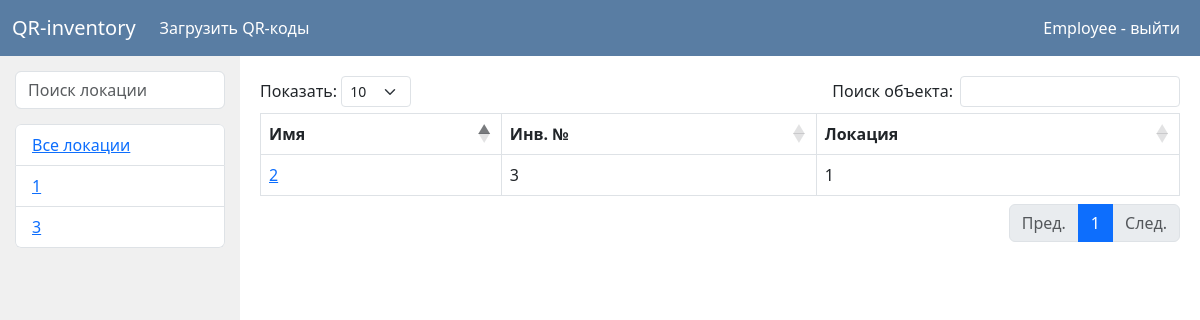
The page /1 (signed in) on the database its author committed.
### data/users.py (models this page shows, shortened)
class User(SqlAlchemyBase, UserMixin, SerializerMixin):
    __tablename__ = 'users'
    id = sqlalchemy.Column(sqlalchemy.Integer,
                           primary_key=True, autoincrement=True)
    name = sqlalchemy.Column(sqlalchemy.String)
    email = sqlalchemy.Column(sqlalchemy.String,
                              index=True, unique=True, nullable=True)
    hashed_password = sqlalchemy.Column(sqlalchemy.String, nullable=True)
    role = sqlalchemy.Column(sqlalchemy.Integer, sqlalchemy.ForeignKey('roles.id'))
    def is_admin(self):
        if str(self.role) == '1':
            return True
        return False

### data/places.py (models this page shows)
class Place(SqlAlchemyBase, SerializerMixin):
    __tablename__ = 'places'
    id = sqlalchemy.Column(sqlalchemy.Integer,
                           primary_key=True, autoincrement=True)
    text = sqlalchemy.Column(sqlalchemy.String)

### data/objects.py (models this page shows, shortened)
class Object(SqlAlchemyBase, SerializerMixin):
    __tablename__ = 'objects'
    id = sqlalchemy.Column(sqlalchemy.Integer,
                           primary_key=True, autoincrement=True)
    name = sqlalchemy.Column(sqlalchemy.String, nullable=True)
    serial_number = sqlalchemy.Column(sqlalchemy.String, nullable=True)
    obj_place = sqlalchemy.Column(sqlalchemy.Integer, sqlalchemy.ForeignKey('places.id'),
                                  nullable=True)
    responsible_id = sqlalchemy.Column(sqlalchemy.Integer, sqlalchemy.ForeignKey('users.id'),
                                  nullable=True)
    checked = sqlalchemy.Column(sqlalchemy.Integer, nullable=True, default=1)

### front/user_pages.py (the view)
@app.route('/<int:id>')
@login_required
def place_objects(id):
    if current_user.is_admin():
        return redirect('/admin')
    db_sess = db_session.create_session()
    places = db_sess.query(Place)
    user_places = set()
    for obj in db_sess.query(Object).filter(Object.responsible_id == current_user.id):
        if places.get(obj.obj_place):
            user_places.add(places.get(obj.obj_place).id)
    user_places = places.filter(Place.id.in_(list(user_places)))
    objects = db_sess.query(Object).filter(Object.obj_place == id, Object.responsible_id == current_user.id)
    return render_template("user/main_page.html",user_places=user_places, objects=objects, places=places, title='QR-inventory')

### data/db_session.py (called while the page is built)
def create_session() -> Session:
    global __factory
    return __factory()

### flask_app.py (called while the page is built)
@login_manager.user_loader
def load_user(user_id):
    return db_sess.query(User).get(user_id)

### templates/user/main_page.html (shortened to what this page needs)
{% extends "user/base.html" %}
{% block content %}
    <div class="main_container">
    <div class="places">
        <input class="form-control" id="placesSearch" type="text" placeholder="Поиск локации">
        <ul class="list-group" id="placesList">
            <li class="list-group-item"><a href="/"> Все локации </a></li>
            {% for place in user_places %}
                <li class="list-group-item"><a href="/{{ place.id }}"> {{ place.text }}</a></li>
            {% endfor %}
        </ul>
    </div>
    <div class="objects">
        <table class="table table-bordered" id="objTable">
            <thead>
            <tr>
                <th>Имя</th>
                <th>Инв. №</th>
                <th>Локация</th>
            </tr>
            </thead>
            <tbody>
            {% for obj in objects %}
                <tr>
                    <td><a href="/object/{{ obj.id }}"> {{ obj.name }} </a></td>
                    <td> {{ obj.serial_number }} </td>
                    {% if places.get(obj.obj_place) %}
                        <td> {{ places.get(obj.obj_place).text }} </td>
                    {% else %}
                        <td> -</td>
                    {% endif %}
                </tr>
            {% endfor %}
            </tbody>
        </table>
    </div>
{% endblock %}

### templates/user/base.html (shortened to what this page needs)
<!doctype html>
<html lang="en">
<head>
    <link href="https://cdn.jsdelivr.net/npm/bootstrap@5.3.0-alpha3/dist/css/bootstrap.min.css" rel="stylesheet"
>
    <link rel="stylesheet" href="https://cdn.datatables.net/1.13.4/css/dataTables.bootstrap5.min.css">
    <link rel="stylesheet" href="/static/style.css">
    <link rel="stylesheet" href="https://cdnjs.cloudflare.com/ajax/libs/font-awesome/4.7.0/css/font-awesome.min.css">
</head>
<body>
<header>
    <nav class="navbar navbar-expand-lg">
        <div class="container-fluid">
            <a class="navbar-brand" href="/"> QR-inventory </a>
            <div class="collapse navbar-collapse" id="navbarNav">
                <ul class="navbar-nav">
                    <li class="nav-item">
                        <a class="nav-link" href="/download_qr">Загрузить QR-коды</a>
                    </li>
                </ul>
            </div>
            <div class="d-flex">
                {% if current_user.is_authenticated %}
                    <a class="nav-link me-2" href="/logout"> {{ current_user.name }} - выйти </a>
                {% else %}
                    <a class="btn btn-primary me-2" href="/register">Зарегистрироваться</a>
                    <a class="btn btn-primary" href="/login">Войти</a>
                {% endif %}
            </div>
        </div>
    </nav>
</header>
<main role="main" class="main_block">
    {% block content %}{% endblock %}
</main>
</body>
</html>

### static/style.css (style rules this page uses)
li { list-style-type:none; }
.nav-link { color: #ffffff; }
.navbar-brand { color: #ffffff; }
.navbar { background-color: #597da3; color: #ffffff; }
.main_container { display: grid; height: calc(100vh - 70px); grid-template-columns: 20% 80%; grid-template-areas: "places objects"; }
.places { background-color: #F0F0F0; height: calc(100vh - 70px); padding: 15px; grid-area: places; }
#placesSearch { margin-bottom: 15px; }
#placesList { max-height: calc(100vh - 165px); overflow-y: scroll; }
.objects { grid-area: objects; }

### rows shown on the page
User: name "Employee"
Place: text "1"
Place: text "3"
Object: name "2", serial_number "3", get "1"
